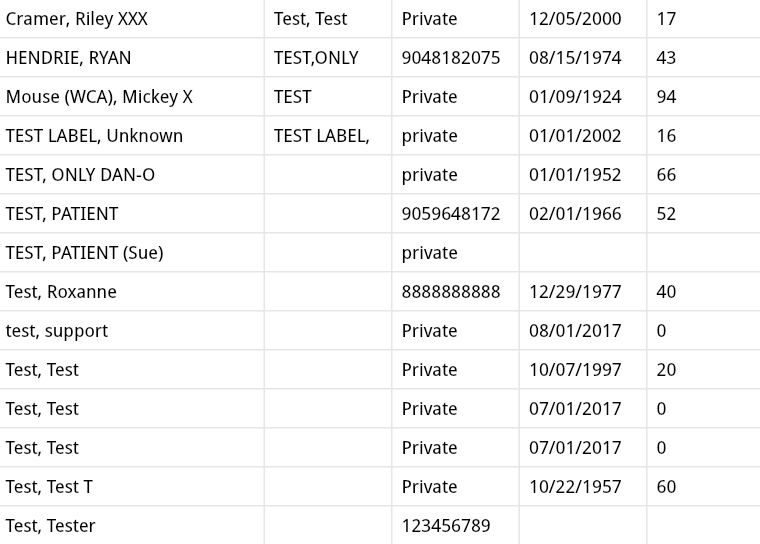
#> input picture prac/Screens/1900-1/0.png, 760 x 544 px
$ python testing.py
#> lines starting #> are read from the running program, lines starting #| are printed output that depends on the picture

#using pytesseract as the ocr engine
import pytesseract
##using opencv to feed image input into tesseract
import cv2
import PIL
import os
#PIL is the python imaging library, used by opencv
from PIL import ImageFilter
#PIL uses numpy to represent images
import numpy as np
from PIL import Image


#https://stackoverflow.com/questions/42045362/change-contrast-of-image-in-pil
def change_contrast(img, level):
    factor = (259 * (level + 255)) / (255 * (259 - level))
    def contrast(c):
        return 128 + factor * (c - 128)
    return img.point(contrast)

os.chdir("Screens/1900-1")

image_list = ["0.png","74.png"]
for image_name in image_list:
	#print(image)
	temp = Image.open(image_name)
#> temp is the input picture: PIL image 760x544 RGBA; mean R, G, B, A 244.7, 244.7, 244.7, 255
	# [6 lines of commented-out code are left out]
	bw = temp.point(lambda x: 0 if x<200 else 255)
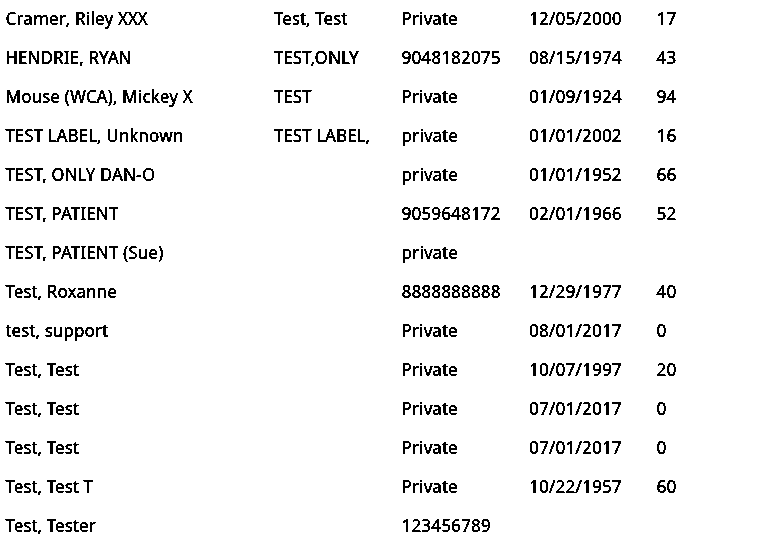
#> bw: PIL image 760x544 RGBA; mean R, G, B, A 241.8, 241.8, 241.8, 255
	# [6 lines of commented-out code are left out]
	"""HERE IS WHERE WE CAN ADD IN OUR OWN FILTERS/PREPROCESSING EFFECTS TO INCREASE OCR ACCURACY DEPENDING ON DATA
	"""
	# [9 lines of commented-out code are left out]


	filename = "{}.png".format(os.getpid())
	bw.save(filename)


	#we can finally apply tesseract to the saved image using python bindings, while removing the temp image from disk
#> (the run stopped early here; a loop or call above may not have finished)

$ run again, with Screens/1900-1/0.png copied over prac/Screens/1900-1/0.png
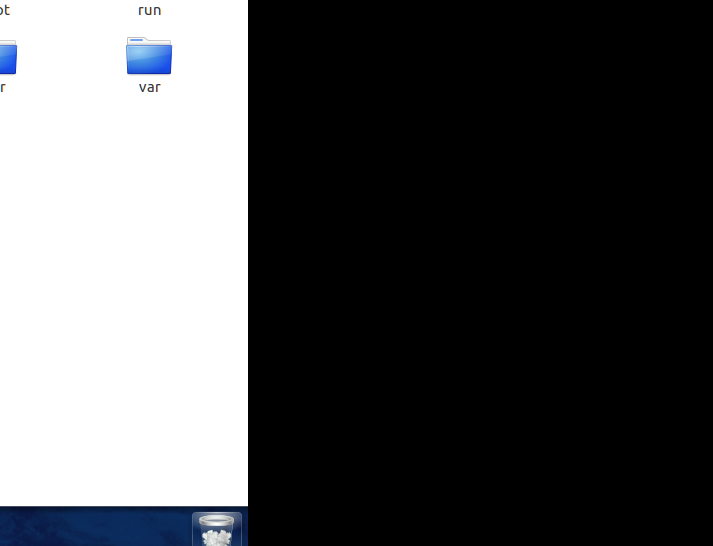
#> input picture Screens/1900-1/0.png, 713 x 546 px
#> temp is the input picture: PIL image 713x546 RGB; mean R, G, B 82, 82.8, 84.3
#> `bw = temp.point(lambda x: 0 if x<200 else 255)`:
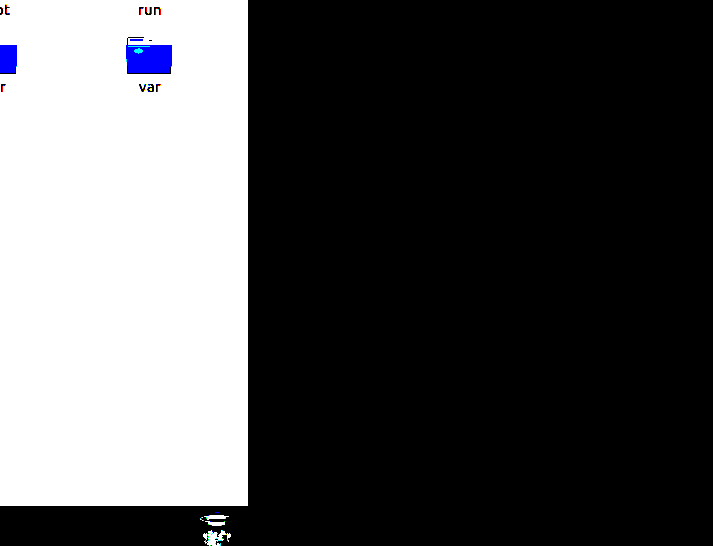
#> bw: PIL image 713x546 RGB; mean R, G, B 81.1, 81.1, 82.2
